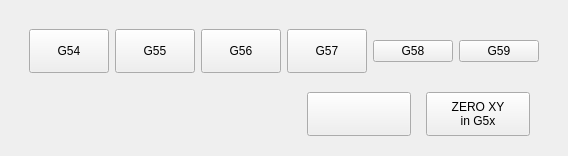
            <widget class="QWidget" name="tab_4">
             <attribute name="icon">
              <iconset>
               <normaloff>../common/icons/crosshairs-solid.png</normaloff>
               <normalon>../common/icons/crosshairs-solid.bg.png</normalon>../common/icons/crosshairs-solid.png</iconset>
             </attribute>
             <attribute name="title">
              <string>WORK</string>
             </attribute>
             <layout class="QGridLayout" name="gridLayout_5">
              <property name="sizeConstraint">
               <enum>QLayout::SetMinimumSize</enum>
              </property>
              <property name="leftMargin">
               <number>20</number>
              </property>
              <property name="topMargin">
               <number>20</number>
              </property>
              <property name="rightMargin">
               <number>20</number>
              </property>
              <property name="bottomMargin">
               <number>20</number>
              </property>
              <property name="spacing">
               <number>10</number>
              </property>
              <item row="1" column="0" colspan="2">
               <widget class="MonokromDroGroup" name="compositedrogroup_2">
                <property name="maximumSize">
                 <size>
                  <width>10000</width>
                  <height>200</height>
                 </size>
                </property>
               </widget>
              </item>
              <item row="0" column="0" colspan="4">
               <widget class="QWidget" name="widget_6" native="true">
                <property name="minimumSize">
                 <size>
                  <width>5</width>
                  <height>30</height>
                 </size>
                </property>
                <layout class="QHBoxLayout" name="horizontalLayout_28">
                 <item>
                  <widget class="ActionButton" name="actionbutton_13">
                   <property name="minimumSize">
                    <size>
                     <width>34</width>
                     <height>44</height>
                    </size>
                   </property>
                   <property name="text">
                    <string>G54</string>
                   </property>
                   <property name="actionName" stdset="0">
                    <string>machine.set-work-coord:G54</string>
                   </property>
                  </widget>
                 </item>
                 <item>
                  <widget class="ActionButton" name="actionbutton_12">
                   <property name="minimumSize">
                    <size>
                     <width>34</width>
                     <height>44</height>
                    </size>
                   </property>
                   <property name="text">
                    <string>G55</string>
                   </property>
                   <property name="actionName" stdset="0">
                    <string>machine.set-work-coord:G55</string>
                   </property>
                  </widget>
                 </item>
                 <item>
                  <widget class="ActionButton" name="actionbutton_11">
                   <property name="minimumSize">
                    <size>
                     <width>34</width>
                     <height>44</height>
                    </size>
                   </property>
                   <property name="text">
                    <string>G56</string>
                   </property>
                   <property name="actionName" stdset="0">
                    <string>machine.set-work-coord:G56</string>
                   </property>
                  </widget>
                 </item>
                 <item>
                  <widget class="ActionButton" name="actionbutton_14">
                   <property name="minimumSize">
                    <size>
                     <width>34</width>
                     <height>44</height>
                    </size>
                   </property>
                   <property name="text">
                    <string>G57</string>
                   </property>
                   <property name="actionName" stdset="0">
                    <string>machine.set-work-coord:G57</string>
                   </property>
                  </widget>
                 </item>
                 <item>
                  <widget class="ActionButton" name="actionbutton_2">
                   <property name="text">
                    <string>G58</string>
                   </property>
                   <property name="actionName" stdset="0">
                    <string>machine.set-work-coord:G58</string>
                   </property>
                  </widget>
                 </item>
                 <item>
                  <widget class="ActionButton" name="actionbutton_3">
                   <property name="text">
                    <string>G59</string>
                   </property>
                   <property name="actionName" stdset="0">
                    <string>machine.set-work-coord:G59</string>
                   </property>
                  </widget>
                 </item>
                </layout>
               </widget>
              </item>
              <item row="1" column="2" colspan="2">
               <widget class="QWidget" name="widget_19" native="true">
                <layout class="QHBoxLayout" name="horizontalLayout_29">
                 <property name="topMargin">
                  <number>0</number>
                 </property>
                 <property name="bottomMargin">
                  <number>0</number>
                 </property>
                 <item>
                  <widget class="ActionButton" name="actionbutton_15">
                   <property name="sizePolicy">
                    <sizepolicy hsizetype="Fixed" vsizetype="Expanding">
                     <horstretch>0</horstretch>
                     <verstretch>0</verstretch>
                    </sizepolicy>
                   </property>
                   <property name="minimumSize">
                    <size>
                     <width>34</width>
                     <height>44</height>
                    </size>
                   </property>
                   <property name="maximumSize">
                    <size>
                     <width>106</width>
                     <height>16777215</height>
                    </size>
                   </property>
                   <property name="styleSheet">
                    <string notr="true">max-width: 102px;</string>
                   </property>
                   <property name="icon">
                    <iconset>
                     <normaloff>../common/icons/homed.png</normaloff>
                     <disabledoff>../common/icons/homed.png</disabledoff>../common/icons/homed.png</iconset>
                   </property>
                   <property name="iconSize">
                    <size>
                     <width>20</width>
                     <height>20</height>
                    </size>
                   </property>
                   <property name="actionName" stdset="0">
                    <string>machine.home.all</string>
                   </property>
                  </widget>
                 </item>
                 <item>
                  <widget class="QPushButton" name="btn_zero_xy">
                   <property name="sizePolicy">
                    <sizepolicy hsizetype="Fixed" vsizetype="Expanding">
                     <horstretch>0</horstretch>
                     <verstretch>0</verstretch>
                    </sizepolicy>
                   </property>
                   <property name="minimumSize">
                    <size>
                     <width>34</width>
                     <height>44</height>
                    </size>
                   </property>
                   <property name="maximumSize">
                    <size>
                     <width>106</width>
                     <height>16777215</height>
                    </size>
                   </property>
                   <property name="focusPolicy">
                    <enum>Qt::NoFocus</enum>
                   </property>
                   <property name="styleSheet">
                    <string notr="true">max-width: 102px;</string>
                   </property>
                   <property name="text">
                    <string>ZERO XY
in G5x</string>
                   </property>
                  </widget>
                 </item>
                </layout>
               </widget>
              </item>
             </layout>
            </widget>
